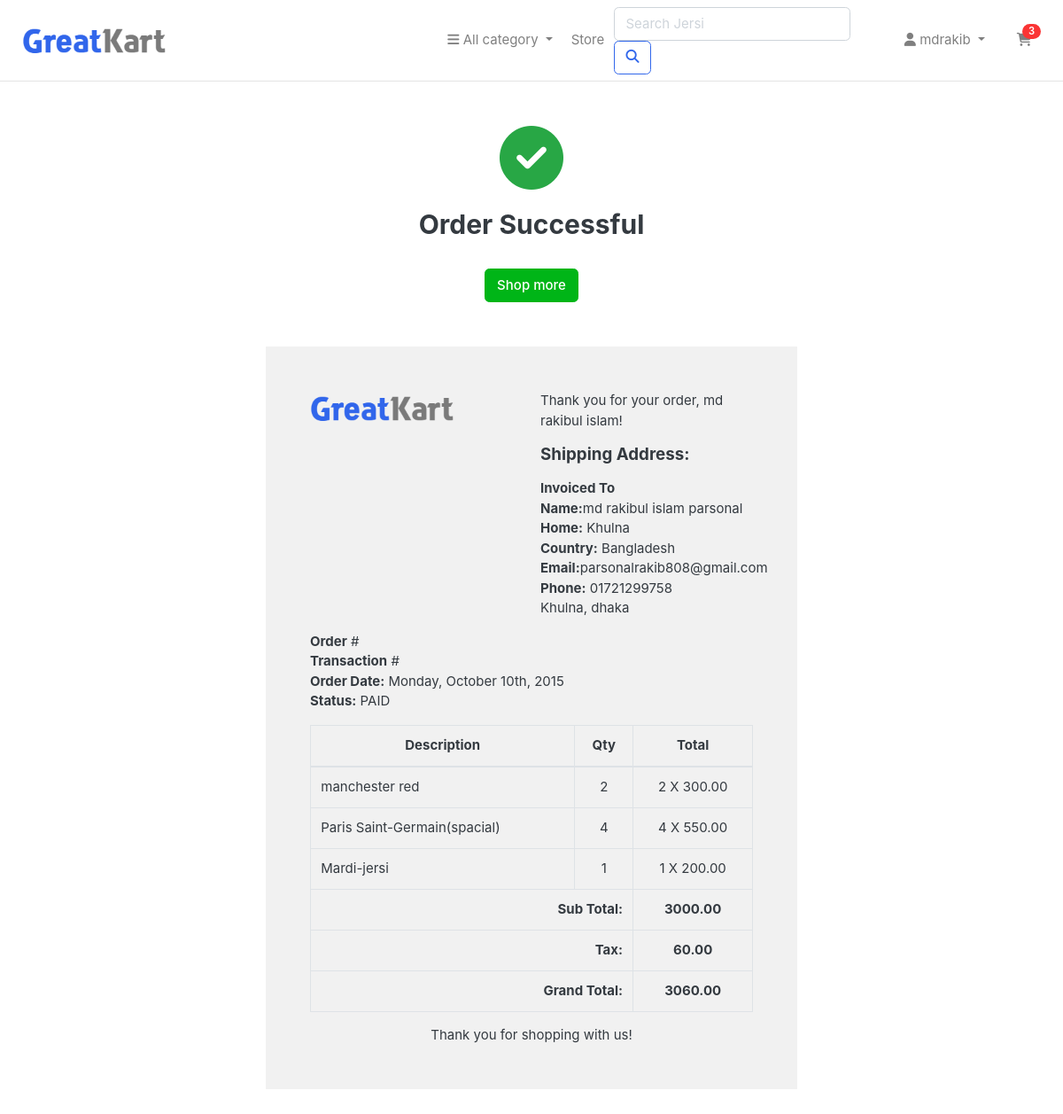
/order_complate/ (signed in), run on an earlier commit of the app's database.
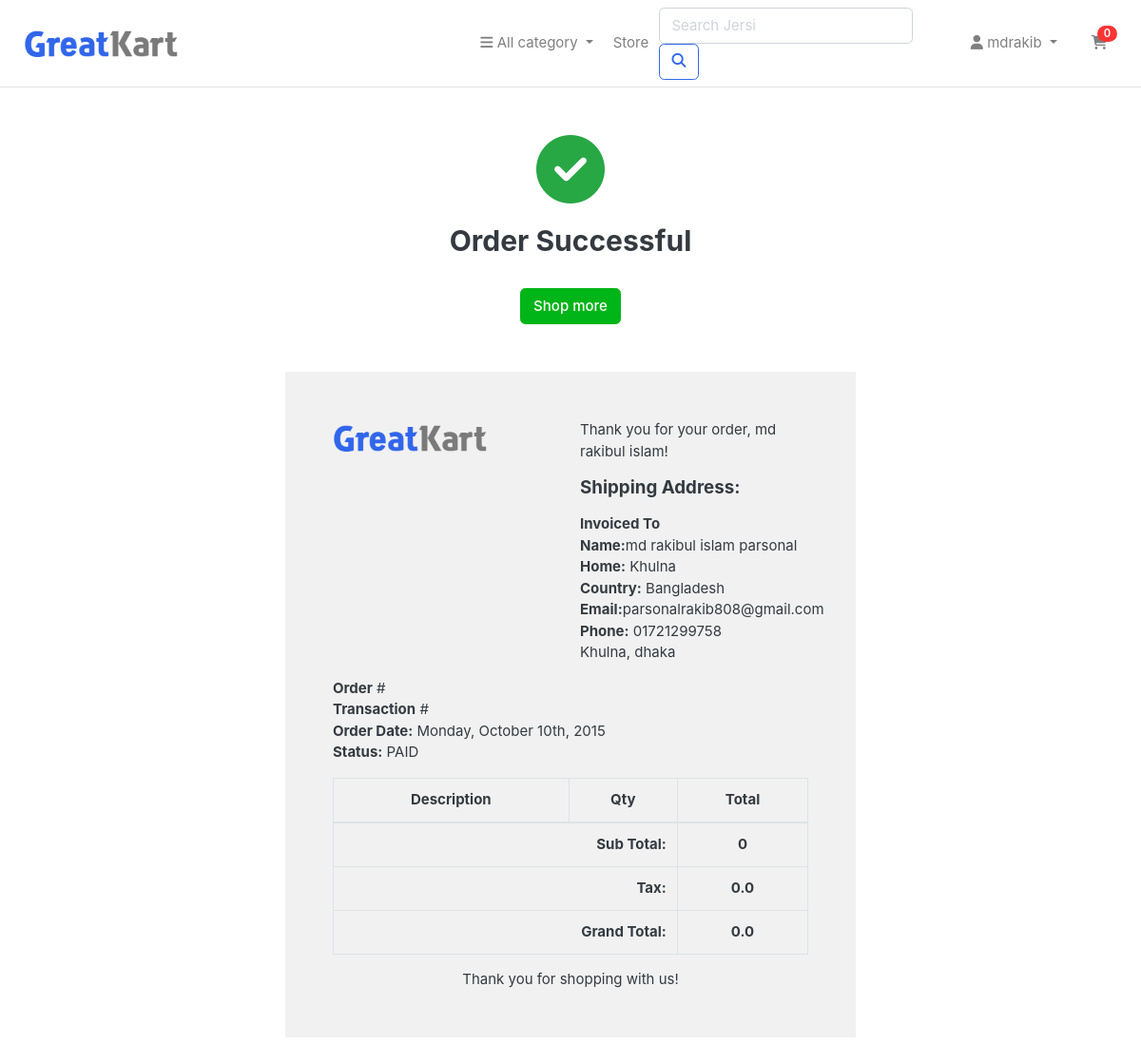
And on a later commit of the database.
### jersi_app/models.py (models this page shows, shortened)
class Address(models.Model):
    user = models.ForeignKey(User, on_delete=models.CASCADE)
    first_name = models.CharField(max_length=100)
    last_name = models.CharField(max_length=100)
    email = models.EmailField()
    phone = models.CharField(max_length=15)
    address_line_1 = models.CharField(max_length=255)
    address_line_2 = models.CharField(max_length=255, blank=True, null=True)
    city = models.CharField(max_length=100)
    state = models.CharField(max_length=100)
    country = models.CharField(max_length=100)
    order_note = models.TextField(blank=True, null=True)

class Cart(models.Model):
    user = models.ForeignKey(User, on_delete=models.CASCADE)
    jersi = models.ForeignKey(Jersi, on_delete=models.CASCADE)
    quantity = models.PositiveIntegerField(default=1)

class Jersi(models.Model):
    name = models.CharField(max_length=100)
    category = models.ForeignKey(Category, related_name='jerseys', on_delete=models.CASCADE)
    price = models.DecimalField(max_digits=10, decimal_places=2)
    detail = models.CharField(max_length=500)
    quantity = models.PositiveIntegerField(default=1)
    image = models.ImageField(upload_to='media/', null=True, blank=True)

### jersi_app/views.py (the view)
# urls.py: path('order_complate/', views.order_complete, name='order_complate'),
def order_complete(request):
  if request.user.is_authenticated:
    user = request.user
    address = Address.objects.filter(user=user).last()
    cart_items = Cart.objects.filter(user=user)
    total_price = sum(item.jersi.price * item.quantity for item in cart_items)
    tax = (2 * total_price) / 100  # 2% VAT
    total_price_with_tax = total_price + tax
    return render(request, 'order_complate.html', {
        'user': user,
        'address': address,
        'cart_items': cart_items,
        'total_price': total_price,
        'tax': tax,
        'total_price_with_tax': total_price_with_tax
    })
  else:
    messages.success(request,'You have create an account and go to order_complate page')
    return redirect( 'signin')

### jersi_app/context_processors.py (called while the page is built)
def cart_items_count(request):
    if request.user.is_authenticated:
        return {'cart_items_count': Cart.objects.filter(user=request.user).count()}
    return {'cart_items_count': 0}

### jersi_app/templates/order_complate.html (shortened to what this page needs)
{% extends "base.html" %}
{% block body %}
<div class="container" style="margin-top: 50px;">
    <center><i class="fas fa-check-circle" style="font-size: 72px;margin-bottom: 20px;color: #28A745;"></i></center>
    <h2 class="text-center">Order Successful</h2>
	<br>
	<div class="text-center">
		<a href="{% url 'store'%}" class="btn btn-success">Shop more</a>
	</div>
</div>
<div class="container" style="margin: 0 auto;width: 50%;padding: 50px;background: #f1f1f1;margin-top: 50px;margin-bottom: 50px;">
    <div class="row invoice row-printable">
        <div class="col-md-12">
            <div class="panel panel-default plain" id="dash_0">
                <div class="panel-body p30">
                    <div class="row">
                        <div class="col-lg-6">
                            <div class="invoice-logo"><img src="/images/logo.png" alt="Invoice logo" style="max-height: 40px;"></div>
                        </div>
                        <div class="col-lg-6">
                            <div class="invoice-from">
                                <ul class="list-unstyled ">
                                    <p>Thank you for your order, {{ user.first_name }}!</p>
                                    <h5>Shipping Address:</h5>
                                    <li><strong>Invoiced To</strong></li>
                                    <li> <strong>Name:</strong>{{ address.first_name }} {{ address.last_name }}</li>
                                    <li>
                                      <strong>Home:</strong>
                                        {% if address.address_line_2 %}{{ address.address_line_2 }}{% endif %}
                                       <br>
                                       <strong>Country:</strong> {{ address.country }}</li>
                                        <li>   <strong> Email:</strong>{{ address.email }}</li>
                                    <li> <strong>Phone:</strong>  {{ address.phone }}</li>
                                    <li> {{ address.city }}, {{ address.state }}</li>
                                </ul>
                            </div>
                        </div>
                        <div class="col-lg-12">
                            <div class="invoice-details ">
                                <div class="well">
                                    <ul class="list-unstyled mb0">
                                        <li><strong>Order</strong> #</li>
                                        <li><strong>Transaction</strong> #</li>
                                        <li><strong>Order Date:</strong> Monday, October 10th, 2015</li>
                                        <li><strong>Status:</strong> PAID</li>
                                    </ul>
                                </div>
                            </div>
                            <div class="invoice-items">
                                <div class="table-responsive" >
                                    <table class="table table-bordered">
                                        <thead>
                                            <tr>
                                                <th class="per70 text-center">Description</th>
                                                <th class="per5 text-center">Qty</th>
                                                <th class="per25 text-center">Total</th>
                                            </tr>
                                        </thead>
                                        <tbody>
                                            {% for item in cart_items %}
                                            <tr>
                                                <td>{{ item.jersi.name }}</td>
                                                <td class="text-center">{{ item.quantity  }}</td>
                                                <td class="text-center"> {{ item.quantity  }} X {{ item.jersi.price   }}</td>
                                            </tr>
                                            {% endfor %}
                                        </tbody>
                                        <tfoot>
                                            <tr>
                                                <th colspan="2" class="text-right">Sub Total:</th>
                                                <th class="text-center">{{ total_price }}</th>
                                            </tr>
                                            <tr>
                                                <th colspan="2" class="text-right">Tax:</th>
                                                <th class="text-center">{{ tax }}</th>
                                            </tr>
                                            <tr>
                                                <th colspan="2" class="text-right">Grand Total:</th>
                                                <th class="text-center">{{ total_price_with_tax }}</th>
                                            </tr>
                                        </tfoot>
                                    </table>
                                </div>
                            </div>
                            <div class="invoice-footer mt25">
                                <p class="text-center">Thank you for shopping with us!</p>
                            </div>
                        </div>
                    </div>
                </div>
            </div>
        </div>
    </div>
    </div>
{% endblock body %}

### jersi_app/templates/base.html (shortened to what this page needs)
<!DOCTYPE html>
{% load static %}
<html lang="en">
<head>
    <link href="{% static 'css/bootstrap.css'%}" rel="stylesheet" type="text/css" />
    <link rel="stylesheet" href="https://cdnjs.cloudflare.com/ajax/libs/font-awesome/6.7.1/css/all.min.css" />
    <link href="{% static 'css/ui.css'%}" rel="stylesheet" type="text/css" />
    <link href="{% static 'css/responsive.css'%}" rel="stylesheet" media="only screen and (max-width: 1200px)" />
</head>
<body>
<header class="section-header">
    <nav class="navbar navbar-expand-lg navbar-light bg-white border-bottom">
      <div class="container">
        <a class="navbar-brand" href="{% url 'home' %}">
          <img class="logo img-fluid" src="{% static 'images/logo.png' %}" alt="Logo" style="max-height:40px;">
        </a>
        <div class="collapse navbar-collapse" id="mainNavbar">
          <ul class="navbar-nav mr-auto">
            <li class="nav-item dropdown">
              <a class="nav-link dropdown-toggle" href="#" id="categoryDropdown" role="button" data-toggle="dropdown" aria-haspopup="true" aria-expanded="false">
                <i class="fa fa-bars"></i> All category
              </a>
            </li>
            <li class="nav-item d-none d-lg-block">
              <a class="nav-link" href="{% url 'store' %}">Store</a>
            </li>
          </ul>
          <form class="form-inline my-2 my-lg-0 mr-lg-3" action="{% url 'search' %}" method="GET">
            <input class="form-control mr-sm-2" type="search" name="q" placeholder="Search Jersi" aria-label="Search">
            <button class="btn btn-outline-primary my-2 my-sm-0" type="submit"><i class="fa fa-search"></i></button>
          </form>
          <ul class="navbar-nav">
            <li class="nav-item dropdown">
              <a class="nav-link dropdown-toggle" href="#" id="userDropdown" role="button" data-toggle="dropdown" aria-haspopup="true" aria-expanded="false">
                {% if user.is_authenticated %}
                  <i class="fa fa-user"></i> {{ user }}
                {% else %}
                  <i class="fa fa-user"></i> Guest
                {% endif %}
              </a>
            </li>
            <li class="nav-item ml-lg-3">
              <a class="nav-link position-relative" href="{% url 'cart' %}">
                <i class="fa-solid fa-cart-shopping"></i>
                <span class="badge badge-pill badge-danger position-absolute" style="top:0; right:0;">
                  {% if cart_items_count %}
                    {{ cart_items_count }}
                  {% else %}
                    0
                  {% endif %}
                </span>
              </a>
            </li>
          </ul>
        </div>
      </div>
    </nav>
</header>
<main>
  {% block body %}{% endblock body %}
</main>
</body>
</html>

### static/css/ui.css (style rules this page uses)
html { font-family: "Inter", sans-serif; font-size: 15px; }
.bg-white { background-color: #fff; }
p:last-child { margin-bottom: 0; }
.brand-wrap .logo, .navbar-brand .logo { margin-right: 7px; max-height: 42px; display: inline-block; }
[class*=list-] li:after { visibility: hidden; display: block; content: ""; overflow: hidden; height: 0; clear: both; }

What changed in the data, as far as the page shows it:
removed Cart: jersi.name "manchester red", quantity "2", jersi.price "300.00"
removed Cart: jersi.name "Paris Saint-Germain(spacial)", quantity "4", jersi.price "550.00"
removed Cart: jersi.name "Mardi-jersi", quantity "1", jersi.price "200.00"
Also different on the page:
{{ total_price }}: "3000.00" → "0"
{{ tax }}: "60.00" → "0.0"
{{ total_price_with_tax }}: "3060.00" → "0.0"
{{ cart_items_count }}: "3" → (not shown)
text now shown: "0"
